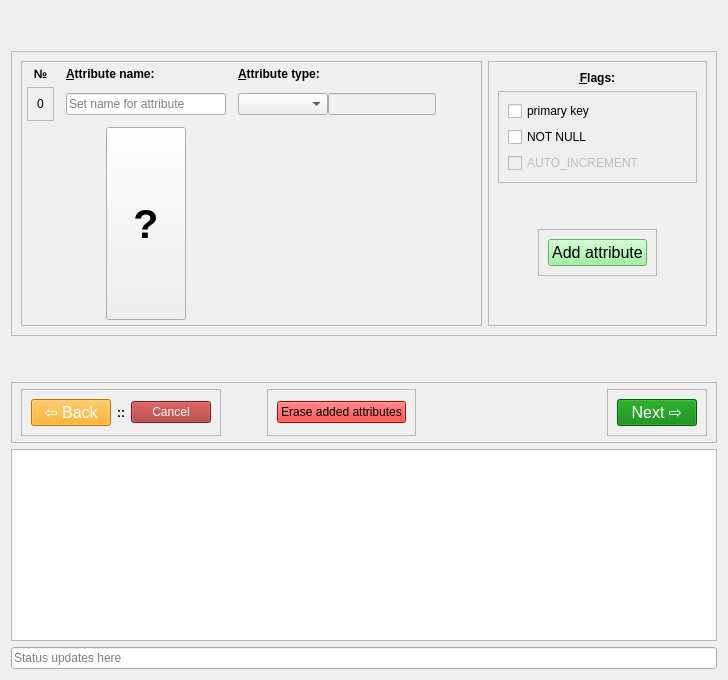
  <widget class="QWidget" name="page_2">
   <layout class="QVBoxLayout" name="verticalLayout_10">
    <item>
     <spacer name="verticalSpacer_5">
      <property name="orientation">
       <enum>Qt::Vertical</enum>
      </property>
      <property name="sizeHint" stdset="0">
       <size>
        <width>20</width>
        <height>40</height>
       </size>
      </property>
     </spacer>
    </item>
    <item>
     <widget class="QFrame" name="frame_4">
      <property name="sizePolicy">
       <sizepolicy hsizetype="Preferred" vsizetype="Preferred">
        <horstretch>0</horstretch>
        <verstretch>0</verstretch>
       </sizepolicy>
      </property>
      <property name="frameShape">
       <enum>QFrame::StyledPanel</enum>
      </property>
      <property name="frameShadow">
       <enum>QFrame::Raised</enum>
      </property>
      <layout class="QHBoxLayout" name="horizontalLayout_16">
       <item>
        <layout class="QVBoxLayout" name="verticalLayout_8">
         <property name="topMargin">
          <number>0</number>
         </property>
         <property name="bottomMargin">
          <number>0</number>
         </property>
         <item>
          <widget class="QFrame" name="gridFrame_2">
           <property name="frameShape">
            <enum>QFrame::StyledPanel</enum>
           </property>
           <property name="frameShadow">
            <enum>QFrame::Raised</enum>
           </property>
           <layout class="QGridLayout" name="gridLayout_2">
            <property name="leftMargin">
             <number>5</number>
            </property>
            <property name="topMargin">
             <number>5</number>
            </property>
            <property name="rightMargin">
             <number>5</number>
            </property>
            <property name="bottomMargin">
             <number>5</number>
            </property>
            <property name="horizontalSpacing">
             <number>12</number>
            </property>
            <item row="0" column="3">
             <widget class="QLabel" name="atr_type_lbl_1">
              <property name="font">
               <font>
                <weight>75</weight>
                <bold>true</bold>
               </font>
              </property>
              <property name="text">
               <string>&lt;u&gt;A&lt;/u&gt;ttribute type:</string>
              </property>
             </widget>
            </item>
            <item row="1" column="2">
             <widget class="QLineEdit" name="atr_name_line_1">
              <property name="sizePolicy">
               <sizepolicy hsizetype="MinimumExpanding" vsizetype="Fixed">
                <horstretch>0</horstretch>
                <verstretch>0</verstretch>
               </sizepolicy>
              </property>
              <property name="placeholderText">
               <string>Set name for attribute</string>
              </property>
             </widget>
            </item>
            <item row="0" column="2">
             <widget class="QLabel" name="atr_name_lbl_1">
              <property name="font">
               <font>
                <weight>75</weight>
                <bold>true</bold>
               </font>
              </property>
              <property name="text">
               <string notr="true">&lt;u&gt;A&lt;/u&gt;ttribute name: </string>
              </property>
             </widget>
            </item>
            <item row="1" column="3">
             <layout class="QHBoxLayout" name="horizontalLayout_8">
              <item>
               <widget class="QComboBox" name="atr_type_comboBox_1">
                <property name="sizePolicy">
                 <sizepolicy hsizetype="Fixed" vsizetype="Fixed">
                  <horstretch>0</horstretch>
                  <verstretch>0</verstretch>
                 </sizepolicy>
                </property>
                <property name="currentIndex">
                 <number>-1</number>
                </property>
                <item>
                 <property name="text">
                  <string extracomment="Integer type">INT</string>
                 </property>
                </item>
                <item>
                 <property name="text">
                  <string extracomment="DECIMAL(M,D)::float type">DECIMAL</string>
                 </property>
                </item>
                <item>
                 <property name="text">
                  <string extracomment="VARCHAR(M)::char/string (255 char. max)">VARCHAR</string>
                 </property>
                </item>
                <item>
                 <property name="text">
                  <string extracomment="for very large text data (max. 65535 char-s)">TEXT</string>
                 </property>
                </item>
                <item>
                 <property name="text">
                  <string extracomment="date and time combination (YYYY-MM-DD HH:MM:SS format)">DATETIME</string>
                 </property>
                </item>
                <item>
                 <property name="text">
                  <string extracomment="date type in yy-mm-dd format">DATE</string>
                 </property>
                </item>
                <item>
                 <property name="text">
                  <string extracomment="time in HH:MM:SS format">TIME</string>
                 </property>
                </item>
                <item>
                 <property name="text">
                  <string extracomment="YEAR(M)::year in 4-digit or 4-digit format">YEAR</string>
                 </property>
                </item>
               </widget>
              </item>
              <item>
               <widget class="QLineEdit" name="atr_type_capacity_1">
                <property name="enabled">
                 <bool>false</bool>
                </property>
                <property name="sizePolicy">
                 <sizepolicy hsizetype="MinimumExpanding" vsizetype="Fixed">
                  <horstretch>0</horstretch>
                  <verstretch>0</verstretch>
                 </sizepolicy>
                </property>
                <property name="text">
                 <string/>
                </property>
                <property name="placeholderText">
                 <string/>
                </property>
               </widget>
              </item>
              <item>
               <spacer name="horizontalSpacer_8">
                <property name="orientation">
                 <enum>Qt::Horizontal</enum>
                </property>
                <property name="sizeType">
                 <enum>QSizePolicy::Preferred</enum>
                </property>
                <property name="sizeHint" stdset="0">
                 <size>
                  <width>40</width>
                  <height>20</height>
                 </size>
                </property>
               </spacer>
              </item>
             </layout>
            </item>
            <item row="1" column="0">
             <widget class="QFrame" name="frame_5">
              <property name="frameShape">
               <enum>QFrame::StyledPanel</enum>
              </property>
              <property name="frameShadow">
               <enum>QFrame::Raised</enum>
              </property>
              <layout class="QVBoxLayout" name="verticalLayout_3">
               <item>
                <widget class="QLabel" name="number_line_1">
                 <property name="sizePolicy">
                  <sizepolicy hsizetype="Preferred" vsizetype="Fixed">
                   <horstretch>0</horstretch>
                   <verstretch>0</verstretch>
                  </sizepolicy>
                 </property>
                 <property name="text">
                  <string>0</string>
                 </property>
                 <property name="alignment">
                  <set>Qt::AlignCenter</set>
                 </property>
                </widget>
               </item>
              </layout>
             </widget>
            </item>
            <item row="2" column="3">
             <layout class="QHBoxLayout" name="horizontalLayout_10">
              <property name="topMargin">
               <number>0</number>
              </property>
              <property name="bottomMargin">
               <number>0</number>
              </property>
              <item>
               <widget class="QLabel" name="atr_type_hint_1">
                <property name="sizePolicy">
                 <sizepolicy hsizetype="Preferred" vsizetype="Expanding">
                  <horstretch>0</horstretch>
                  <verstretch>0</verstretch>
                 </sizepolicy>
                </property>
                <property name="font">
                 <font>
                  <family>Noto Sans</family>
                  <pointsize>8</pointsize>
                  <italic>true</italic>
                  <underline>false</underline>
                 </font>
                </property>
                <property name="autoFillBackground">
                 <bool>false</bool>
                </property>
                <property name="text">
                 <string/>
                </property>
                <property name="alignment">
                 <set>Qt::AlignLeading|Qt::AlignLeft|Qt::AlignTop</set>
                </property>
                <property name="wordWrap">
                 <bool>true</bool>
                </property>
               </widget>
              </item>
              <item>
               <spacer name="horizontalSpacer_9">
                <property name="orientation">
                 <enum>Qt::Horizontal</enum>
                </property>
                <property name="sizeType">
                 <enum>QSizePolicy::Fixed</enum>
                </property>
                <property name="sizeHint" stdset="0">
                 <size>
                  <width>40</width>
                  <height>20</height>
                 </size>
                </property>
               </spacer>
              </item>
             </layout>
            </item>
            <item row="0" column="0">
             <widget class="QLabel" name="numb_lbl_1">
              <property name="sizePolicy">
               <sizepolicy hsizetype="Preferred" vsizetype="Minimum">
                <horstretch>0</horstretch>
                <verstretch>0</verstretch>
               </sizepolicy>
              </property>
              <property name="minimumSize">
               <size>
                <width>4</width>
                <height>4</height>
               </size>
              </property>
              <property name="font">
               <font>
                <weight>75</weight>
                <bold>true</bold>
               </font>
              </property>
              <property name="text">
               <string>№</string>
              </property>
              <property name="alignment">
               <set>Qt::AlignCenter</set>
              </property>
             </widget>
            </item>
            <item row="2" column="2">
             <layout class="QHBoxLayout" name="horizontalLayout_14">
              <property name="topMargin">
               <number>0</number>
              </property>
              <property name="bottomMargin">
               <number>0</number>
              </property>
              <item>
               <spacer name="horizontalSpacer_14">
                <property name="orientation">
                 <enum>Qt::Horizontal</enum>
                </property>
                <property name="sizeType">
                 <enum>QSizePolicy::Expanding</enum>
                </property>
                <property name="sizeHint" stdset="0">
                 <size>
                  <width>40</width>
                  <height>20</height>
                 </size>
                </property>
               </spacer>
              </item>
              <item>
               <widget class="QPushButton" name="help_button_1">
                <property name="sizePolicy">
                 <sizepolicy hsizetype="Expanding" vsizetype="Expanding">
                  <horstretch>0</horstretch>
                  <verstretch>0</verstretch>
                 </sizepolicy>
                </property>
                <property name="font">
                 <font>
                  <pointsize>31</pointsize>
                  <weight>75</weight>
                  <bold>true</bold>
                 </font>
                </property>
                <property name="cursor">
                 <cursorShape>WhatsThisCursor</cursorShape>
                </property>
                <property name="toolTip">
                 <string>&lt;font style=color:gray;&gt;Search function.
Disabled until some text
will be entered or some file opened.&lt;/font&gt;</string>
                </property>
                <property name="text">
                 <string>?</string>
                </property>
               </widget>
              </item>
              <item>
               <spacer name="horizontalSpacer_15">
                <property name="orientation">
                 <enum>Qt::Horizontal</enum>
                </property>
                <property name="sizeType">
                 <enum>QSizePolicy::Preferred</enum>
                </property>
                <property name="sizeHint" stdset="0">
                 <size>
                  <width>40</width>
                  <height>20</height>
                 </size>
                </property>
               </spacer>
              </item>
             </layout>
            </item>
           </layout>
          </widget>
         </item>
        </layout>
       </item>
       <item>
        <layout class="QVBoxLayout" name="verticalLayout_6">
         <property name="spacing">
          <number>6</number>
         </property>
         <item>
          <widget class="QFrame" name="frame_3">
           <property name="sizePolicy">
            <sizepolicy hsizetype="Preferred" vsizetype="Preferred">
             <horstretch>0</horstretch>
             <verstretch>0</verstretch>
            </sizepolicy>
           </property>
           <property name="frameShape">
            <enum>QFrame::StyledPanel</enum>
           </property>
           <property name="frameShadow">
            <enum>QFrame::Raised</enum>
           </property>
           <layout class="QVBoxLayout" name="verticalLayout_2">
            <item>
             <widget class="QLabel" name="label_2">
              <property name="sizePolicy">
               <sizepolicy hsizetype="Preferred" vsizetype="Fixed">
                <horstretch>0</horstretch>
                <verstretch>0</verstretch>
               </sizepolicy>
              </property>
              <property name="font">
               <font>
                <weight>75</weight>
                <bold>true</bold>
               </font>
              </property>
              <property name="text">
               <string>&lt;u&gt;F&lt;/u&gt;lags:</string>
              </property>
              <property name="alignment">
               <set>Qt::AlignCenter</set>
              </property>
             </widget>
            </item>
            <item>
             <widget class="QFrame" name="frame_8">
              <property name="frameShape">
               <enum>QFrame::StyledPanel</enum>
              </property>
              <property name="frameShadow">
               <enum>QFrame::Raised</enum>
              </property>
              <layout class="QVBoxLayout" name="verticalLayout_9">
               <item>
                <widget class="QCheckBox" name="primary_key_checkBox_1">
                 <property name="text">
                  <string>primary key</string>
                 </property>
                </widget>
               </item>
               <item>
                <widget class="QCheckBox" name="NOT_NULL_checkBox_1">
                 <property name="text">
                  <string>NOT NULL</string>
                 </property>
                </widget>
               </item>
               <item>
                <widget class="QCheckBox" name="AUTO_INCREMENT_checkBox_1">
                 <property name="enabled">
                  <bool>false</bool>
                 </property>
                 <property name="text">
                  <string>AUTO_INCREMENT</string>
                 </property>
                </widget>
               </item>
              </layout>
             </widget>
            </item>
            <item>
             <spacer name="verticalSpacer_6">
              <property name="orientation">
               <enum>Qt::Vertical</enum>
              </property>
              <property name="sizeType">
               <enum>QSizePolicy::Preferred</enum>
              </property>
              <property name="sizeHint" stdset="0">
               <size>
                <width>20</width>
                <height>40</height>
               </size>
              </property>
             </spacer>
            </item>
            <item>
             <layout class="QHBoxLayout" name="horizontalLayout_12">
              <property name="leftMargin">
               <number>0</number>
              </property>
              <property name="topMargin">
               <number>0</number>
              </property>
              <property name="rightMargin">
               <number>0</number>
              </property>
              <property name="bottomMargin">
               <number>0</number>
              </property>
              <item>
               <spacer name="horizontalSpacer_11">
                <property name="orientation">
                 <enum>Qt::Horizontal</enum>
                </property>
                <property name="sizeType">
                 <enum>QSizePolicy::Preferred</enum>
                </property>
                <property name="sizeHint" stdset="0">
                 <size>
                  <width>40</width>
                  <height>20</height>
                 </size>
                </property>
               </spacer>
              </item>
              <item>
               <widget class="QFrame" name="frame_15">
                <property name="sizePolicy">
                 <sizepolicy hsizetype="Preferred" vsizetype="Preferred">
                  <horstretch>0</horstretch>
                  <verstretch>0</verstretch>
                 </sizepolicy>
                </property>
                <property name="frameShape">
                 <enum>QFrame::StyledPanel</enum>
                </property>
                <property name="frameShadow">
                 <enum>QFrame::Raised</enum>
                </property>
                <layout class="QHBoxLayout" name="horizontalLayout_6">
                 <item>
                  <widget class="QPushButton" name="plus_button_1">
                   <property name="sizePolicy">
                    <sizepolicy hsizetype="Preferred" vsizetype="Preferred">
                     <horstretch>0</horstretch>
                     <verstretch>0</verstretch>
                    </sizepolicy>
                   </property>
                   <property name="font">
                    <font>
                     <pointsize>12</pointsize>
                    </font>
                   </property>
                   <property name="styleSheet">
                    <string notr="true">background-color: lightgreen;</string>
                   </property>
                   <property name="text">
                    <string>Add attribute</string>
                   </property>
                  </widget>
                 </item>
                </layout>
               </widget>
              </item>
              <item>
               <spacer name="horizontalSpacer_12">
                <property name="orientation">
                 <enum>Qt::Horizontal</enum>
                </property>
                <property name="sizeType">
                 <enum>QSizePolicy::Preferred</enum>
                </property>
                <property name="sizeHint" stdset="0">
                 <size>
                  <width>40</width>
                  <height>20</height>
                 </size>
                </property>
               </spacer>
              </item>
             </layout>
            </item>
            <item>
             <spacer name="verticalSpacer_7">
              <property name="orientation">
               <enum>Qt::Vertical</enum>
              </property>
              <property name="sizeType">
               <enum>QSizePolicy::Preferred</enum>
              </property>
              <property name="sizeHint" stdset="0">
               <size>
                <width>20</width>
                <height>40</height>
               </size>
              </property>
             </spacer>
            </item>
           </layout>
          </widget>
         </item>
        </layout>
       </item>
      </layout>
     </widget>
    </item>
    <item>
     <spacer name="verticalSpacer_4">
      <property name="orientation">
       <enum>Qt::Vertical</enum>
      </property>
      <property name="sizeType">
       <enum>QSizePolicy::Expanding</enum>
      </property>
      <property name="sizeHint" stdset="0">
       <size>
        <width>20</width>
        <height>40</height>
       </size>
      </property>
     </spacer>
    </item>
    <item>
     <widget class="QFrame" name="frame">
      <property name="frameShape">
       <enum>QFrame::StyledPanel</enum>
      </property>
      <property name="frameShadow">
       <enum>QFrame::Raised</enum>
      </property>
      <layout class="QHBoxLayout" name="horizontalLayout_3">
       <property name="topMargin">
        <number>6</number>
       </property>
       <property name="bottomMargin">
        <number>6</number>
       </property>
       <item>
        <widget class="QFrame" name="frame_7">
         <property name="frameShape">
          <enum>QFrame::StyledPanel</enum>
         </property>
         <property name="frameShadow">
          <enum>QFrame::Raised</enum>
         </property>
         <layout class="QHBoxLayout" name="horizontalLayout_17">
          <item>
           <widget class="QPushButton" name="back_button_1">
            <property name="sizePolicy">
             <sizepolicy hsizetype="Fixed" vsizetype="Fixed">
              <horstretch>0</horstretch>
              <verstretch>0</verstretch>
             </sizepolicy>
            </property>
            <property name="font">
             <font>
              <pointsize>12</pointsize>
             </font>
            </property>
            <property name="styleSheet">
             <string notr="true">background-color: orange; color: white;</string>
            </property>
            <property name="text">
             <string>⇦ Back</string>
            </property>
           </widget>
          </item>
          <item>
           <widget class="QLabel" name="label_3">
            <property name="font">
             <font>
              <weight>75</weight>
              <bold>true</bold>
             </font>
            </property>
            <property name="text">
             <string>::</string>
            </property>
            <property name="alignment">
             <set>Qt::AlignCenter</set>
            </property>
           </widget>
          </item>
          <item>
           <widget class="QPushButton" name="cancel_1">
            <property name="styleSheet">
             <string notr="true">background-color: brown; color: white</string>
            </property>
            <property name="text">
             <string>Cancel</string>
            </property>
           </widget>
          </item>
         </layout>
        </widget>
       </item>
       <item>
        <spacer name="horizontalSpacer_2">
         <property name="orientation">
          <enum>Qt::Horizontal</enum>
         </property>
         <property name="sizeType">
          <enum>QSizePolicy::Preferred</enum>
         </property>
         <property name="sizeHint" stdset="0">
          <size>
           <width>40</width>
           <height>20</height>
          </size>
         </property>
        </spacer>
       </item>
       <item>
        <widget class="QFrame" name="frame_14">
         <property name="frameShape">
          <enum>QFrame::StyledPanel</enum>
         </property>
         <property name="frameShadow">
          <enum>QFrame::Raised</enum>
         </property>
         <layout class="QHBoxLayout" name="horizontalLayout_9">
          <item>
           <widget class="QPushButton" name="erase_button_1">
            <property name="sizePolicy">
             <sizepolicy hsizetype="Fixed" vsizetype="Fixed">
              <horstretch>0</horstretch>
              <verstretch>0</verstretch>
             </sizepolicy>
            </property>
            <property name="styleSheet">
             <string notr="true">background-color: red</string>
            </property>
            <property name="text">
             <string>Erase added attributes</string>
            </property>
           </widget>
          </item>
         </layout>
        </widget>
       </item>
       <item>
        <spacer name="horizontalSpacer_7">
         <property name="orientation">
          <enum>Qt::Horizontal</enum>
         </property>
         <property name="sizeHint" stdset="0">
          <size>
           <width>40</width>
           <height>20</height>
          </size>
         </property>
        </spacer>
       </item>
       <item>
        <widget class="QFrame" name="frame_6">
         <property name="frameShape">
          <enum>QFrame::StyledPanel</enum>
         </property>
         <property name="frameShadow">
          <enum>QFrame::Raised</enum>
         </property>
         <layout class="QVBoxLayout" name="verticalLayout_7">
          <item>
           <widget class="QPushButton" name="next_1">
            <property name="font">
             <font>
              <pointsize>12</pointsize>
             </font>
            </property>
            <property name="styleSheet">
             <string notr="true">background-color: green; color: white;</string>
            </property>
            <property name="text">
             <string>Next ⇨</string>
            </property>
           </widget>
          </item>
         </layout>
        </widget>
       </item>
      </layout>
     </widget>
    </item>
    <item>
     <widget class="QPlainTextEdit" name="plainTextEdit_1">
      <property name="plainText">
       <string/>
      </property>
      <property name="placeholderText">
       <string>Text</string>
      </property>
     </widget>
    </item>
    <item>
     <widget class="QLineEdit" name="statusLine_1">
      <property name="readOnly">
       <bool>false</bool>
      </property>
      <property name="placeholderText">
       <string>Status updates here</string>
      </property>
     </widget>
    </item>
   </layout>
  </widget>
